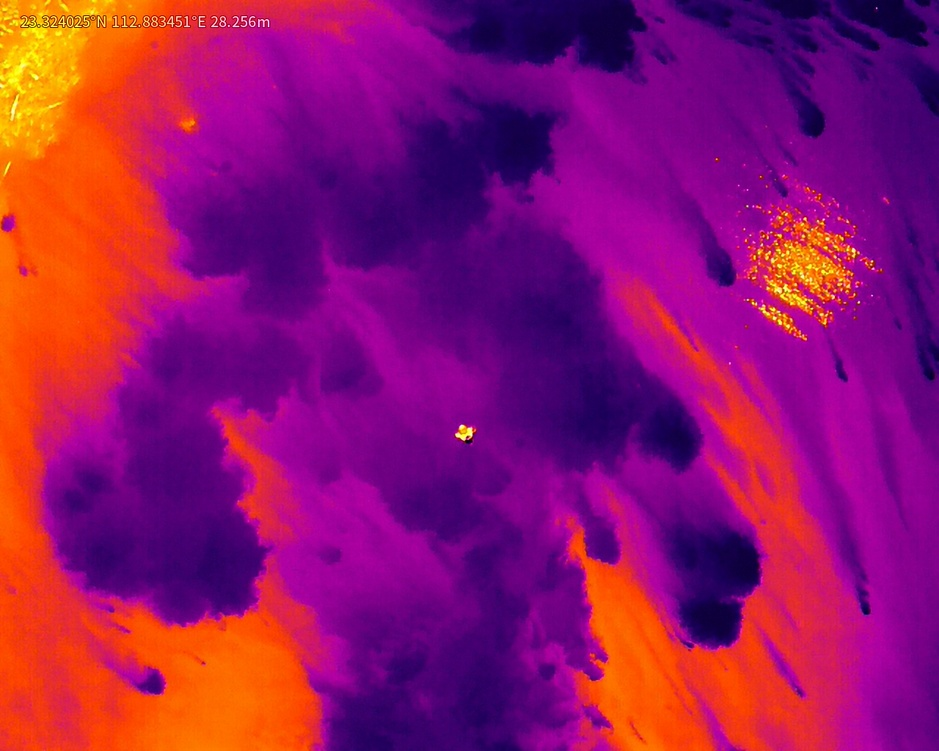
#> input picture 水面/src/T.JPG, 939 x 751 px, shrunk from 1280 x 1024 before the run
$ python '01灰度图-.py'
#> lines starting #> are read from the running program, lines starting #| are printed output that depends on the picture
import cv2
import numpy as np
import matplotlib.pyplot as plt

image_path="src/T.JPG"
img = cv2.imread(image_path)
#> img is the input picture: shape (751, 939, 3); mean B, G, R 103, 20.1, 146.5
# 转换为灰度图像
gray_img = cv2.cvtColor(img, cv2.COLOR_BGR2GRAY)
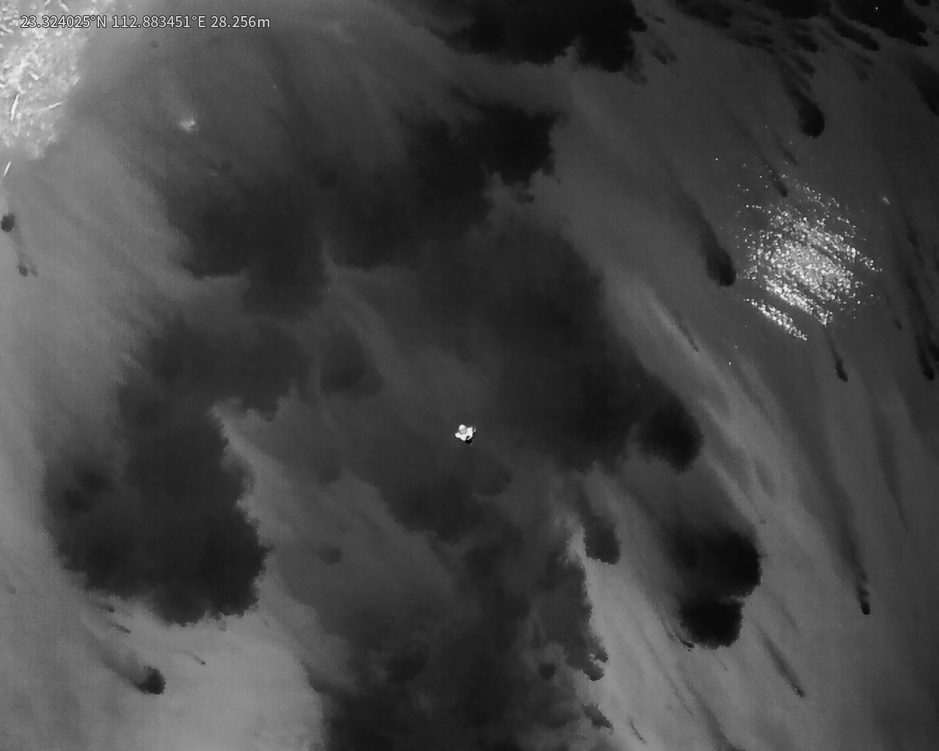
#> gray_img: shape (751, 939); min 6, max 245, mean 67.3


plt.figure(figsize=(12, 6))

plt.subplot(121),
plt.imshow(cv2.cvtColor(img, cv2.COLOR_BGR2RGB)),
plt.title('Original Image')
plt.axis('off')

plt.subplot(122),
plt.imshow(gray_img, cmap='gray'),
plt.title('Edges')
plt.axis('off')


plt.show()  # 显示图像
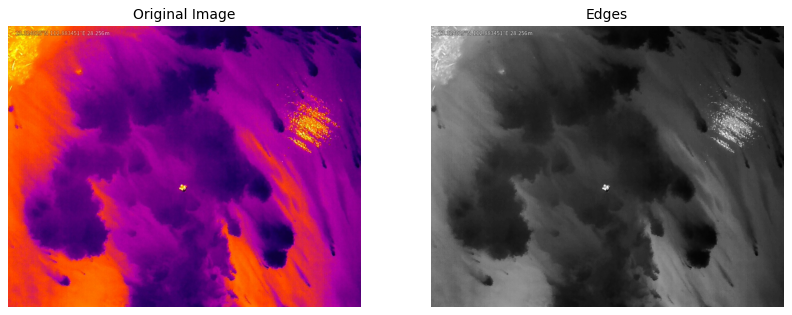
#> figure drawn by matplotlib, 2 panels

$ run again, with 水面/src/T2.JPG copied over 水面/src/T.JPG
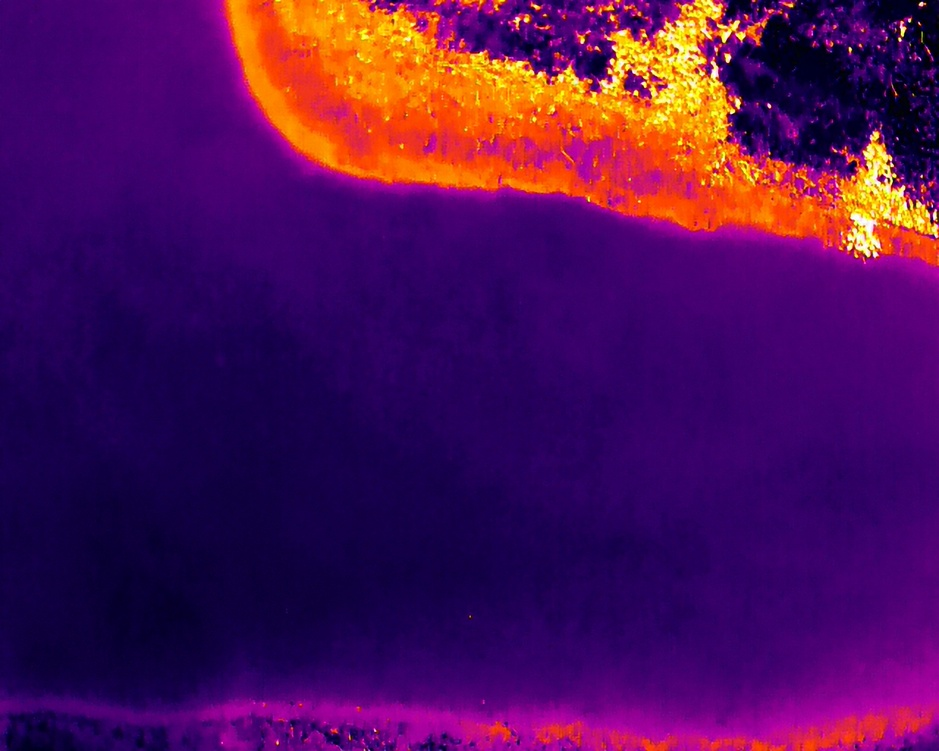
#> input picture 水面/src/T2.JPG, 939 x 751 px, shrunk from 1280 x 1024 before the run
#> img is the input picture: shape (751, 939, 3); mean B, G, R 87.2, 15.5, 79.3
#> `gray_img = cv2.cvtColor(img, cv2.COLOR_BGR2GRAY)`:
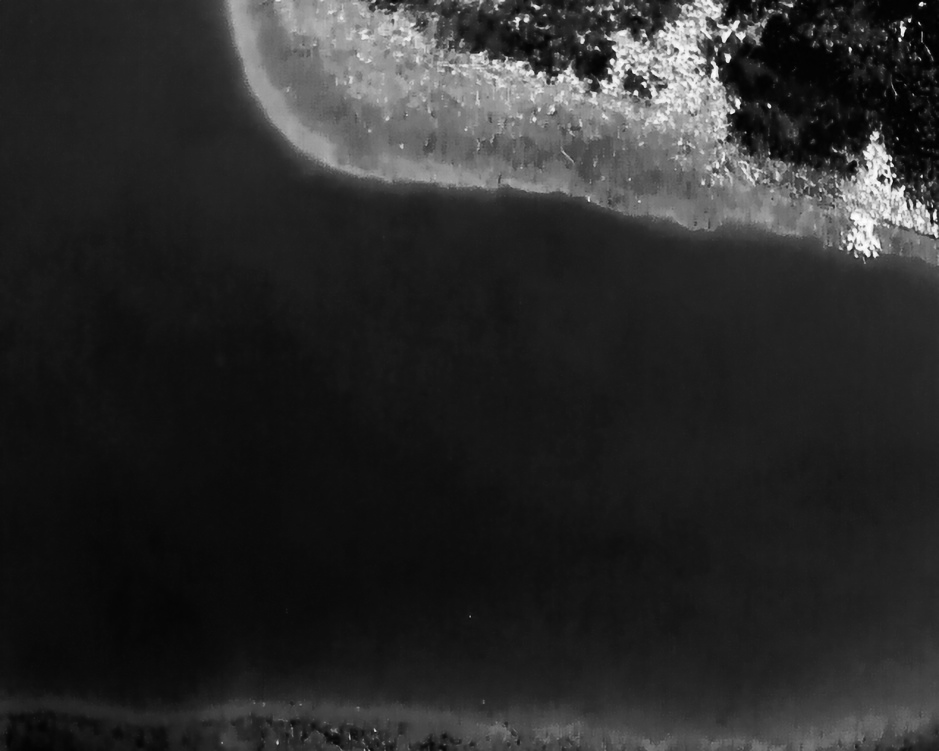
#> gray_img: shape (751, 939); min 0, max 254, mean 42.7
#> `plt.show()`:
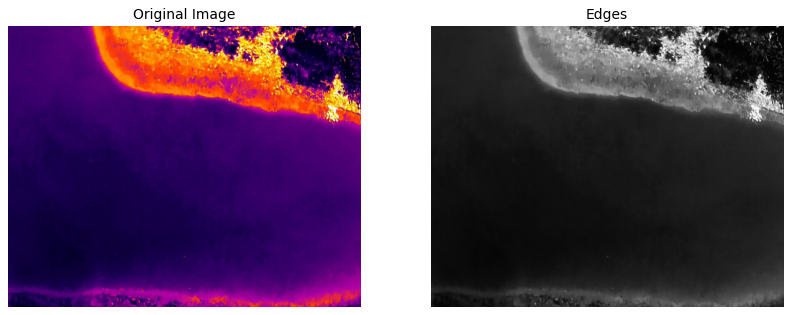
#> figure drawn by matplotlib, 2 panels
